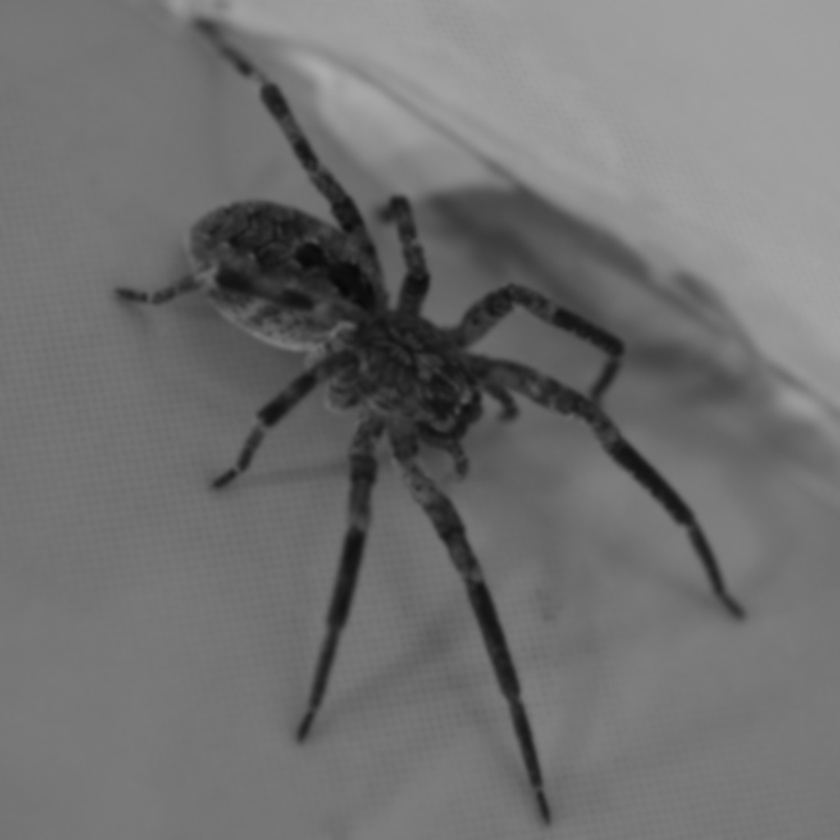
#> input picture opencv-demo/spider.jpeg, 840 x 840 px, shrunk from 1024 x 1024 before the run
$ python main.py
#> lines starting #> are read from the running program, lines starting #| are printed output that depends on the picture; after the words box and inside, x2 and y2 are one past the last pixel; in counts of white or black regions, pixels touching at a corner belong together; long printed decimals are rounded
import cv2
import numpy as np

def convolve(image, kernel):
    output = np.zeros((image.shape), image.dtype)
    for r in range(1, image.shape[0] - 1):
        for c in range(1, image.shape[1] - 1):
            value = 0
            for a in range(0, 3):
                for b in range(0, 3):
                    value = int(int(value) + int(kernel[a][b]) * int(image[r + a - 1, c + b - 1]))
            value = int(value / 8)
            if value < 0:
                value = 0
            if value > 255:
                value = 255
            output[r, c] = value
    return output


def basicGlobalThresholding(image):
    frequency = np.zeros(256, int)
#    print(frequency)

    # calculate the frequency
    for r in range(0, image.shape[0]):
        for c in range(0, image.shape[1]):
            intensity = image[r][c]
            frequency[intensity] = frequency[intensity] + 1

    cumulativeFrequency = np.zeros(256, int)
    cumulativeFrequency[0] = frequency[0]
    for i in range(1, 256):
        cumulativeFrequency[i] = frequency[i] + cumulativeFrequency[i - 1]

    product = np.zeros(256, int)
    for i in range(0, 256):
        product[i] = frequency[i] * i

    cumulativeProduct = np.zeros(256, int)
    cumulativeProduct[0] = product[0]
    for i in range(1, 256):
        cumulativeProduct[i] = product[i] + cumulativeProduct[i - 1]

    iteration = 1
    T = int(cumulativeProduct[255] / cumulativeFrequency[255])
    while True:
        m1 = cumulativeProduct[T] / cumulativeFrequency[T]
        m2 = (cumulativeProduct[255] - cumulativeProduct[T]) / (cumulativeFrequency[255] - cumulativeFrequency[T])
        m = (m1 + m2) / 2
        print("Iteration: ", iteration, "T", T, "m1", m1, "m2", m2, "m", m)
        if T == int(m):
            break
        T = int(m)
        iteration = iteration + 1


    return T


def applyThreshold(image, T):
    output = np.zeros((image.shape), image.dtype)
    for r in range(0, image.shape[0]):
        for c in range(0, image.shape[1]):
            if image[r, c] <= T:
                output[r, c] = 0
            else:
                output[r, c] = 255
    return output


print("Hello, World!")
image = cv2.imread("spider.jpeg")
#> image is the input picture: shape (840, 840, 3); min 8, max 172, mean 111.9
print("Size", image.size)
#| Size 2116800
print("Dtype", image.dtype)
#| Dtype uint8
shape = image.shape
#> shape = (840, 840, 3)
# [12 lines of commented-out code are left out]

image = cv2.cvtColor(image, cv2.COLOR_BGR2GRAY)
#> image: shape (840, 840)
canny = cv2.Canny(image, 70, 90)
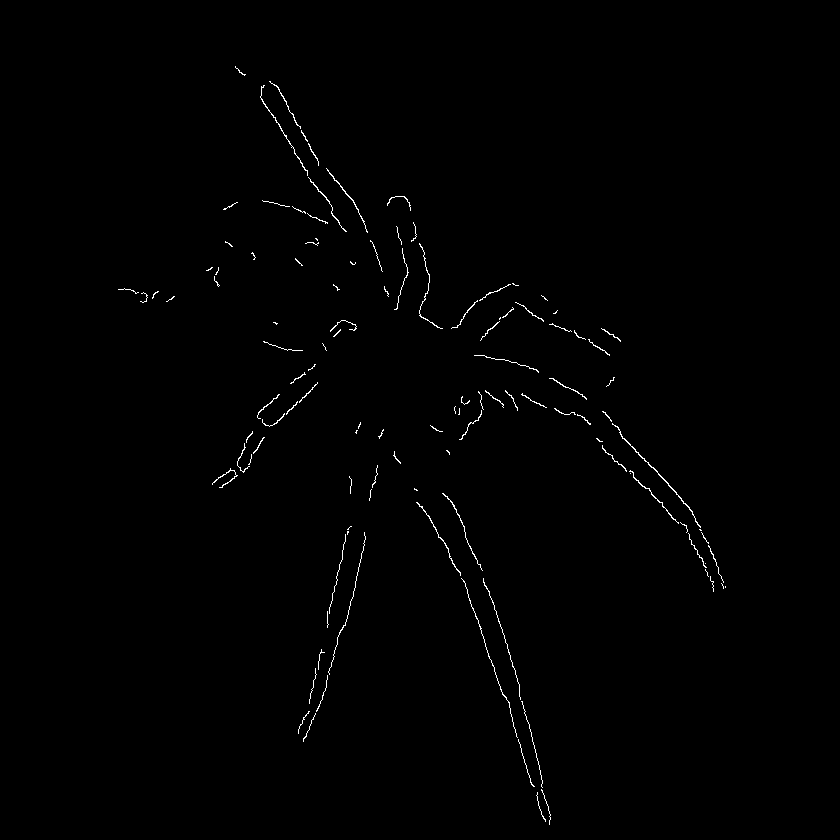
#> canny: shape (840, 840); 0.58% white in thin lines or dots, all inside (x1, y1, x2, y2) = (118, 66, 726, 825)
cv2.imwrite("canny.jpg", canny)
print("Dimension of Canny: ", canny.shape)
#| Dimension of Canny:  (840, 840)
print("Dimension of Image: ", image.shape)
#| Dimension of Image:  (840, 840)
print("Dtype of Canny: ", canny.dtype)
#| Dtype of Canny:  uint8
print("Dtype of Image: ", image.dtype)
#| Dtype of Image:  uint8
print("Pixel [0, 0] of Canny: ", canny[0, 0])
#| Pixel [0, 0] of Canny:  0
print("Pixel [0, 0] of Image: ", image[0, 0])
#| Pixel [0, 0] of Image:  114

thresholdedImage = applyThreshold(image, basicGlobalThresholding(image))
#> after the loop in basicGlobalThresholding, `for r in range(0, image.shape[0]):`: frequency = 256 values, max 41565 at index 117, min 0 at index 0, mean 2756.2
#> after the loop in basicGlobalThresholding, `for i in range(1, 256):`: cumulativeFrequency = 256 values from 0 to 705600
#> after the loop in basicGlobalThresholding, `for i in range(0, 256):`: product = 256 values, max 4863105 at index 117, min 0 at index 0, mean 308396.4
#> after the loop in basicGlobalThresholding, `for i in range(1, 256):`: cumulativeProduct = 256 values from 0 to 78949471
#> in basicGlobalThresholding, `T = int(cumulativeProduct[255] / cumulativeFrequency[255])`: T = 111
#> the loop in basicGlobalThresholding, `while True:` made 7 passes
#> (m1, m2, m, T) on passes 1 to 6: (83.21, 127.7, 105.4, 105), (74.09, 125.3, 99.69, 99), (67.04, 123.8, 95.42, 95), (62.69, 123, 92.83, 92), (60.12, 122.5, 91.3, 91), (59.41, 122.3, 90.88, 90)
#> (m1, m2, m) on pass 7: (58.67, 122.2, 90.43)
#| Iteration:  1 T 111 m1 83.205 m2 127.659 m 105.432
#| Iteration:  2 T 105 m1 74.091 m2 125.295 m 99.693
#| Iteration:  3 T 99 m1 67.045 m2 123.799 m 95.422
#| Iteration:  4 T 95 m1 62.692 m2 122.963 m 92.828
#| Iteration:  5 T 92 m1 60.115 m2 122.478 m 91.297
#| Iteration:  6 T 91 m1 59.411 m2 122.344 m 90.877
#| Iteration:  7 T 90 m1 58.665 m2 122.200 m 90.433
#> after the loop in basicGlobalThresholding, `while True:`: iteration = 7
#> in applyThreshold, `output = np.zeros((image.shape), image.dtype)`: output: shape (840, 840); every value is 0
#> after the loop in applyThreshold, `for r in range(0, image.shape[0]):`:
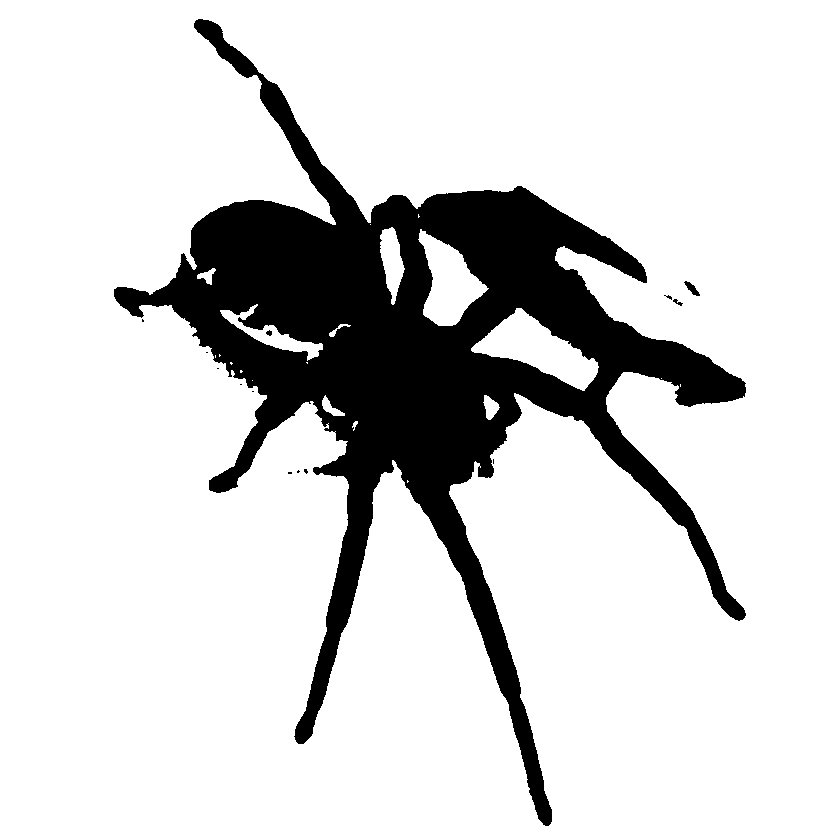
#> output: shape (840, 840); 83.8% white; 14 black regions (10 under 20 px), largest, box (x1, y1, x2, y2) and area: (114, 19, 746, 826) 114287, (684, 281, 700, 296) 100, (673, 299, 683, 306) 30, (266, 330, 272, 336) 25
cv2.imwrite("threshold1.jpg", thresholdedImage)
thresholdedImage = applyThreshold(image, 127)
#> call 2 of applyThreshold, with T = 127
#> after the loop in applyThreshold (call 2), `for r in range(0, image.shape[0]):`:
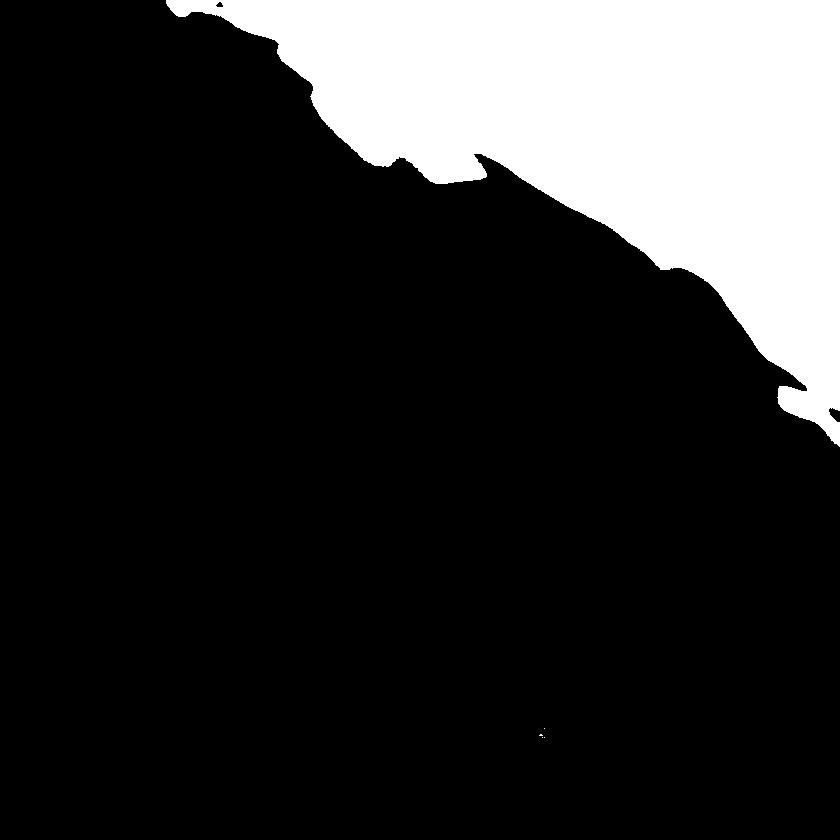
#> output: shape (840, 840); 18.6% white; 5 white regions (4 under 20 px), largest, box (x1, y1, x2, y2) and area: (166, 0, 840, 447) 131093
cv2.imwrite("threshold2.jpg", thresholdedImage)

#cv2.imshow("Test", canny);

#HW3: try out the other kernels: Prewitt, Robert, etc.
#HW4: try to find out how we can profile functions in Python -- calculate how much
#time it takes to run a function or some piece of code
#kernel = [[-1, 0, +1], [-2, 0, +2], [-1, 0, +1]]
#print(kernel)
# this is the output of gx
#output = convolve(image, kernel)
#HW1: compute gy
#HW2: combine gx and gy to produce the final output M(x, y) page 706 of your textbook
#cv2.imwrite("beetroot1.jpg", output)
